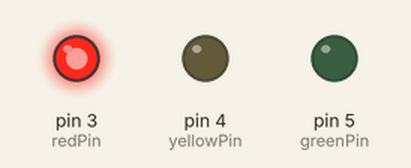
A sketch run on a simulated Arduino Uno, built with avr-gcc and run on an emulated ATmega328P. On the bench: output pins drawn as LEDs (lit = HIGH).

Above: at 2.5 s.
At 6.0 s:
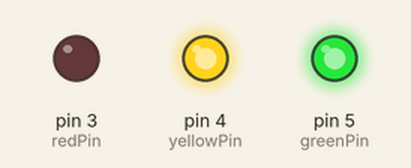
At 10.0 s:
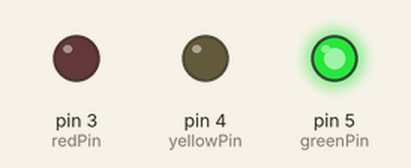
At 14.0 s:
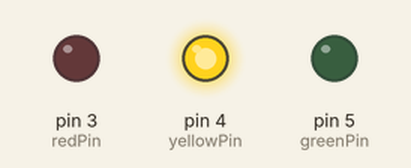
Timing chart, 0 to 19.5 s (numbered marks = the images above):
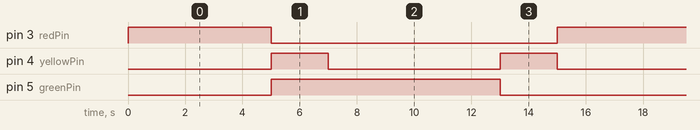

The sketch:

Traffic_light_state_machine.ino
```cpp
#define redPin 3
#define yellowPin 4
#define greenPin 5

enum states
{
  STOP = '0',
  GET_READY = '1',
  GO = '2',
  GET_READY_TO_STOP = '3'
};

states status = STOP;

void setup() {
  // put your setup code here, to run once:
  Serial.begin(9600);
  pinMode(redPin, OUTPUT);
  pinMode(yellowPin, OUTPUT);
  pinMode(greenPin, OUTPUT);
}

void loop() {
  // put your main code here, to run repeatedly:

  switch(status)
  {
    case STOP:
    digitalWrite(redPin, HIGH);
    digitalWrite(yellowPin, LOW);
    digitalWrite(greenPin, LOW);
    delay(5000);
    status = GET_READY;
    break;

    case GET_READY:
    digitalWrite(redPin, LOW);
    digitalWrite(yellowPin, HIGH);
    digitalWrite(greenPin, HIGH);
    status = GO;
    delay(2000);
    break;

    case GO:
    digitalWrite(redPin, LOW);
    digitalWrite(yellowPin, LOW);
    digitalWrite(greenPin, HIGH);
    status = GET_READY_TO_STOP;
    delay(6000);
    break;

    case GET_READY_TO_STOP:
    digitalWrite(redPin, LOW);
    digitalWrite(yellowPin, HIGH);
    digitalWrite(greenPin, LOW);
    status = STOP;
    delay(2000);
    break;

    default:
    Serial.println("Code wont come here unless hit by a cosmic ray");
  }
}
```

Measured:
- by itself, pin 3 (redPin): alternates HIGH for 5.0 s and LOW for 10.0 s
- by itself, pin 4 (yellowPin): repeats every 15.0 s: LOW 6.0 s, HIGH 2.0 s, LOW 5.0 s, HIGH 2.0 s
- by itself, pin 5 (greenPin): alternates HIGH for 8.0 s and LOW for 7.0 s
